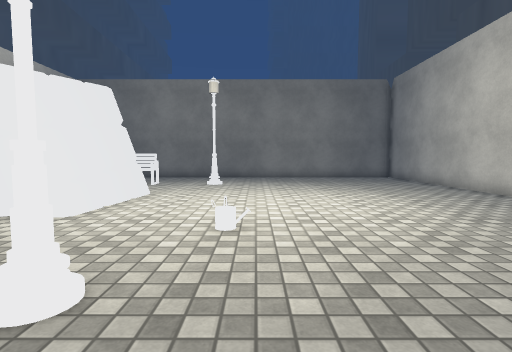
[1] (above)

12 first-person views from a walk through a scene from a Unity 3-D project. The camera is 1.2 m above the floor, tilts 4° down and sees 85° across. The floor is counted in squares, 1 m on a side. Each view is taken from the middle of a square. On the plan, view 1 faces up. The plan holds only what a view shows up to about 13 squares ahead; the rest is blank. The place goes on beyond the plan. The player is left out. Some surface patterns are stand-ins.

[2]
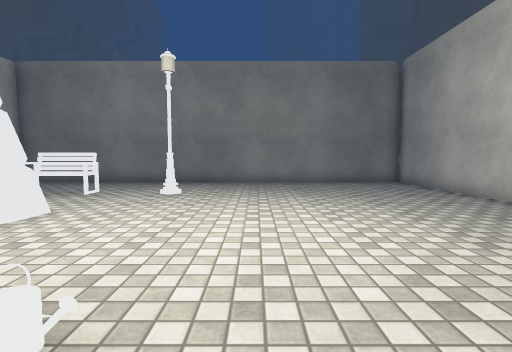

[3]
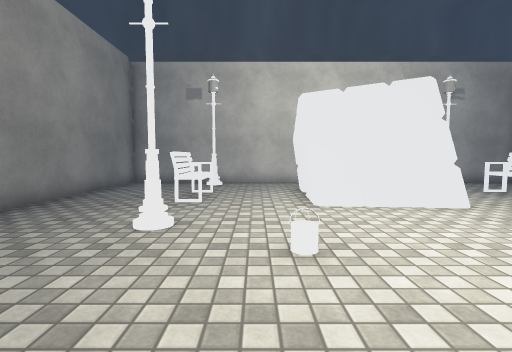

[4]
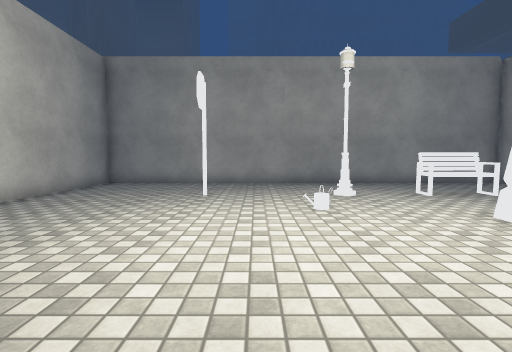

[5]
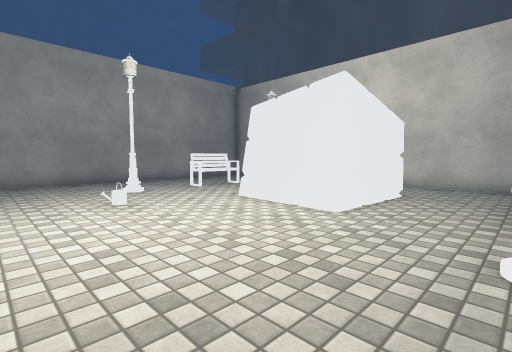

[6]
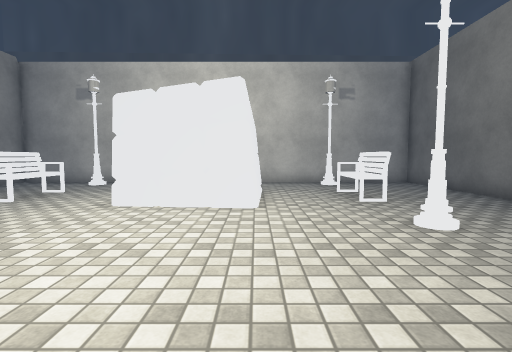

[7]
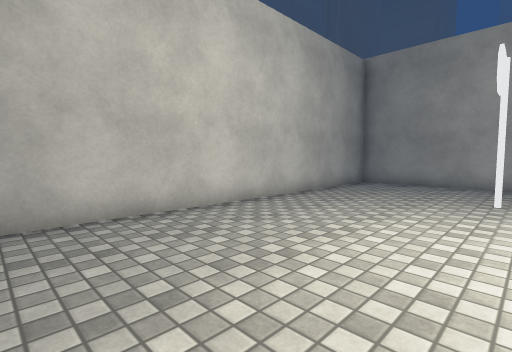

[8]
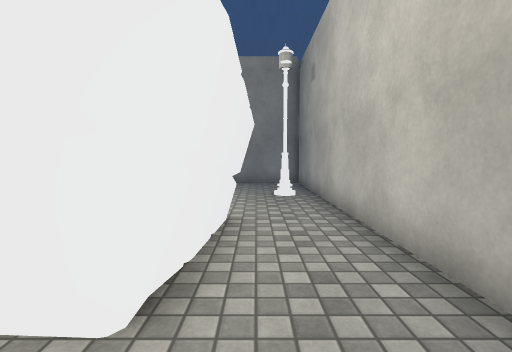

[9]
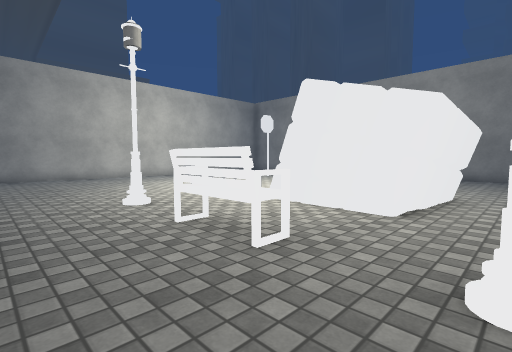

[10]
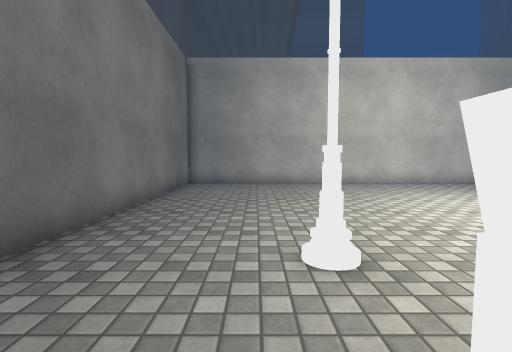

[11]
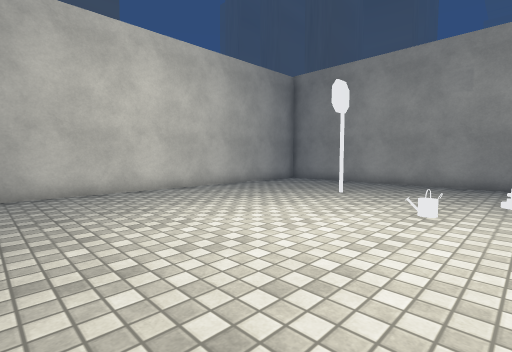

[12]
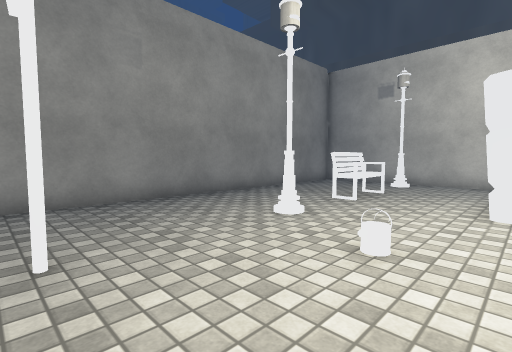

### Floor plan
Key: @ floor where view 1 was taken; # wall or solid block; . floor; O other object.
Columns run from 10 left of view 1 to 8 right of it. Each row starts with its distance up from view 1.
 16 ###################
 15 #.................#
 14 #.................#
 13 #.................#
 12 ##..OO..#.........#
 11 #.................#
 10 #.................#
  9 #..OOOO...........#
  8 #.OO OO...........#
  7 #.OO OO...........#
  6 #.OOOOO...........#
  5 #....O............#
  4 #.................#
  3 #.................#
  2 ##..OOO.#....#....#
  1 #.................#
  0 #.........@.......#
 -1 #.................#
 -2 ###################

Where each view was taken, in squares from view 1:
view 1: 0 up, 0 right, facing up
view 2: 3 up, 1 right, facing up
view 3: 4 up, 3 right, facing left
view 4: 11 up, 1 right, facing down
view 5: 12 up, 2 right, facing down-left
view 6: 9 up, 3 right, facing left
view 7: 11 up, 2 right, facing down-right
view 8: 11 up, 8 left, facing down
view 9: 15 up, 9 left, facing down-right
view 10: 13 up, 5 left, facing right
view 11: 11 up, 2 left, facing down-right
view 12: 6 up, 3 right, facing down-left
